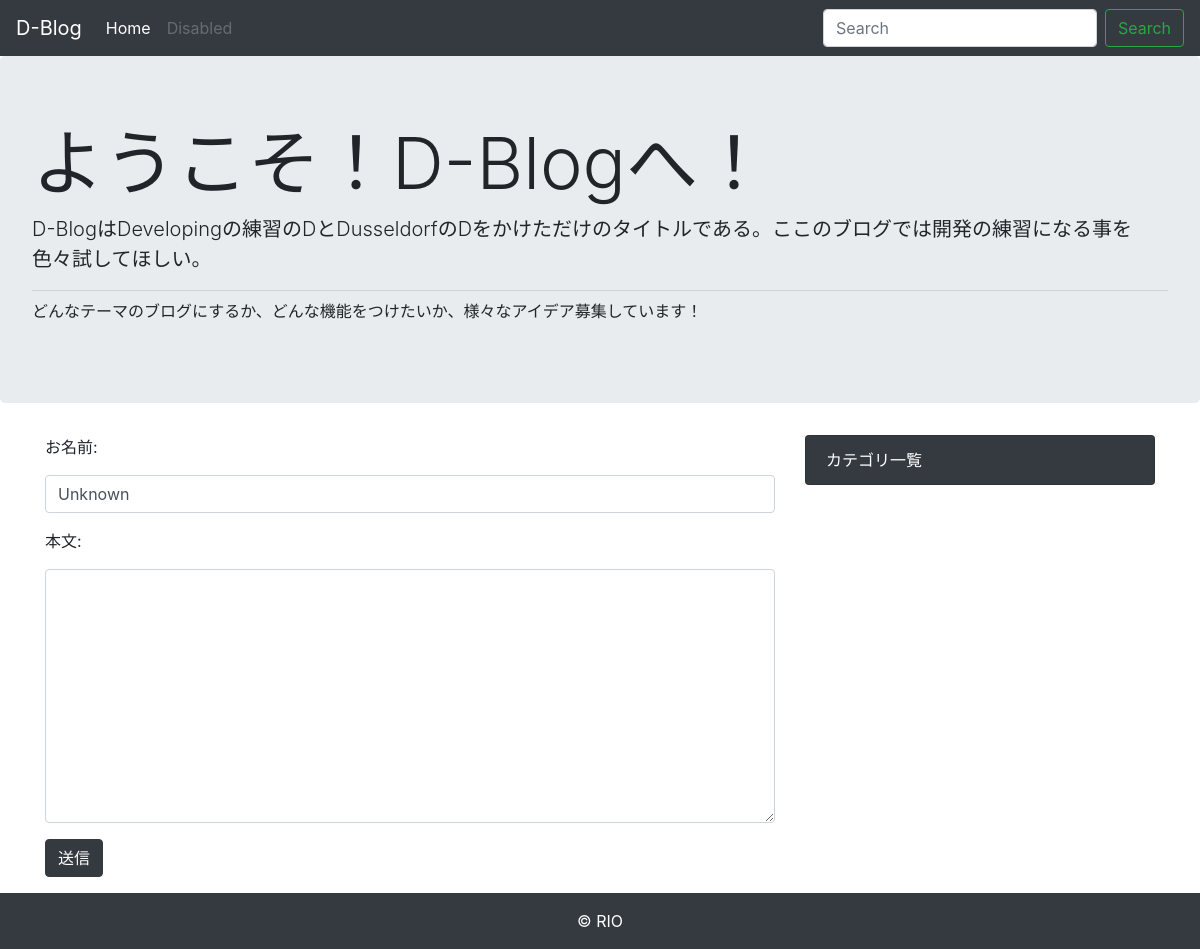
The page /comment/2/ on the database as committed earlier.
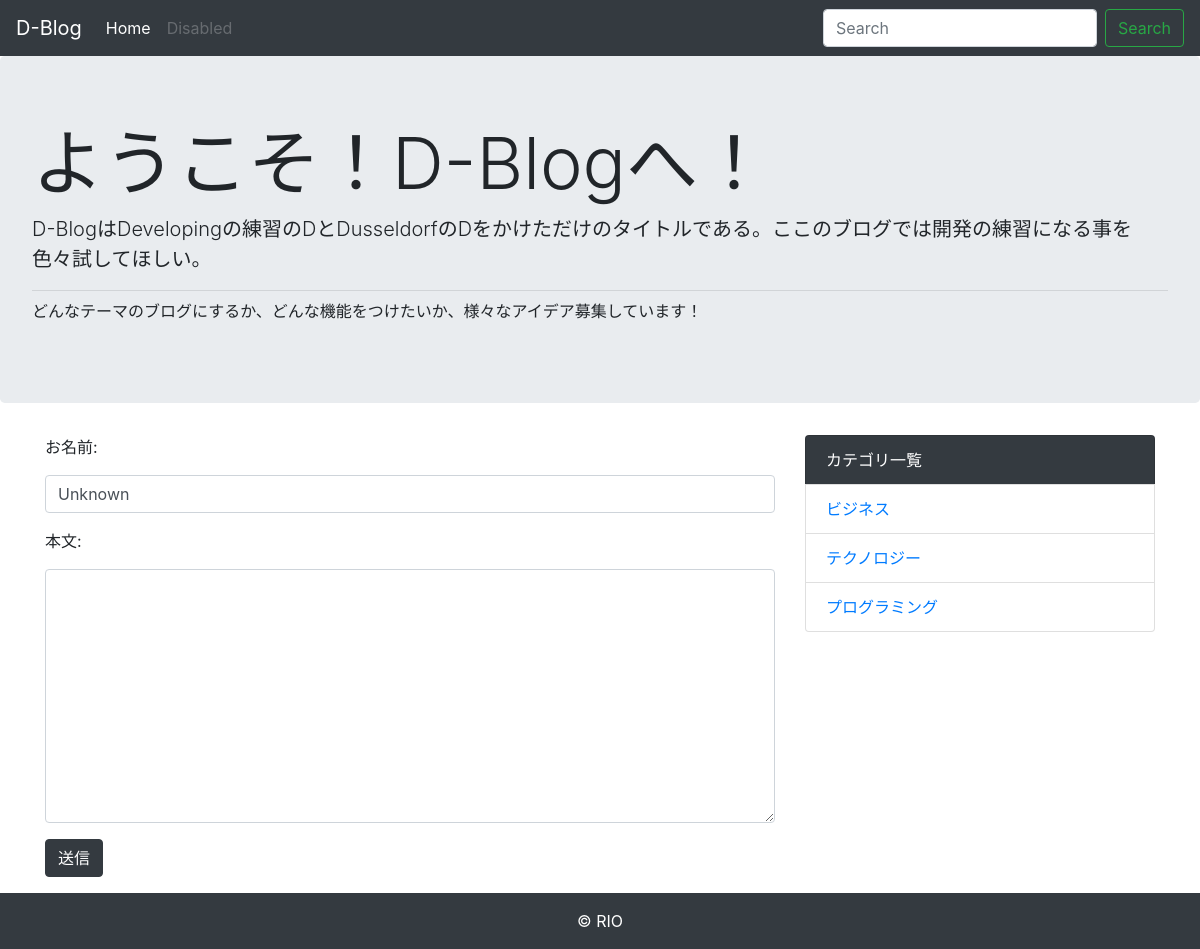
The same page on the database as committed later.
### blog/models.py (models this page shows)
class Category(models.Model):
    name = models.CharField('カテゴリ名', max_length= 50)
    created_at = models.DateTimeField('作成日', default=timezone.now)
    def __str__(self):
        return self.name

### blog/views.py (the view, shortened to what this page needs)
# urls.py: path('comment/<int:post_pk>/', views.CommentView.as_view(), name='comment')
class CommentView(generic.CreateView):
    model = Comment
    form_class = CommentCreateForm

### blog/forms.py
class CommentCreateForm(forms.ModelForm):
    def __init__(self, *args, **kwargs):
        super().__init__(*args, **kwargs)
        for field in self.fields.values():
            field.widget.attrs['class'] = 'form-control'
    class Meta:
        model = Comment
        fields = ('name', 'text')

### blog/context_processors.py (called while the page is built)
def common(request):
    context = {
        'category_list': Category.objects.all(),
    }
    return context

### blog/templates/blog/comment_form.html (shortened to what this page needs)
{% extends 'blog/base.html' %}
{% block content %}
<form action="" method="POST">
    {% for field in form %}
    <div class="form-group">
    <label for="{{field.id_for_label}}">{{field.label_tag}}</label>
    {{field}}
    </div>
    {% endfor%}
    <button type='submit' class='btn btn-dark mb-3'>送信</button>
</form>
{% endblock %}

### blog/templates/blog/base.html (shortened to what this page needs)
<!doctype html>
<html lang="ja">
  <head>
    <link rel="stylesheet" href="https://maxcdn.bootstrapcdn.com/bootstrap/4.0.0-beta.2/css/bootstrap.min.css">
  </head>
  <body>
      <nav class="navbar navbar-expand-lg navbar-dark bg-dark">
          <a class="navbar-brand" href="#">D-Blog</a>
          <div class="collapse navbar-collapse" id="navbarSupportedContent">
            <ul class="navbar-nav mr-auto">
              <li class="nav-item active">
                <a class="nav-link" href="{% url 'blog:index' %}">Home</a>
              </li>
              <li class="nav-item">
                <a class="nav-link disabled" href="#">Disabled</a>
              </li>
            </ul>
            <form class="form-inline my-2 my-lg-0" method="GET" action="{% url 'blog:index' %}">
              <input class="form-control mr-sm-2" type="text" placeholder="Search" aria-label="Search" name="keyword">
              <button class="btn btn-outline-success my-2 my-sm-0" type="submit">Search</button>
            </form>
          </div>
        </nav>
        <div class="jumbotron">
            <h1 class="display-3">ようこそ！D-Blogへ！</h1>
            <p class="lead">D-BlogはDevelopingの練習のDとDusseldorfのDをかけただけのタイトルである。ここのブログでは開発の練習になる事を色々試してほしい。</p>
            <hr class="my-2">
            <p>どんなテーマのブログにするか、どんな機能をつけたいか、様々なアイデア募集しています！</p>
        </div>
    <div class="container">
      <div class="row">
        <div class="col-md-8">
            {% block content %}
            {% endblock %}
        </div>
        <div class="col-md-4">
        <ul class="list-group">
            <li class="list-group-item bg-dark text-white">カテゴリ一覧</li>
            {% for category in category_list%}
            <li class="list-group-item"><a href='{%url "blog:category" category.pk%}'>{{category}}</a></li>
            {% endfor %}
          </ul>
        </div>
      </div>
    </div>
    <footer class="bg-dark text-white text-center py-3">
      &copy RIO
    </footer>
  </body>
</html>

Rows that differ between the two databases and show on the page:
added Category: name "ビジネス"
added Category: name "テクノロジー"
added Category: name "プログラミング"
